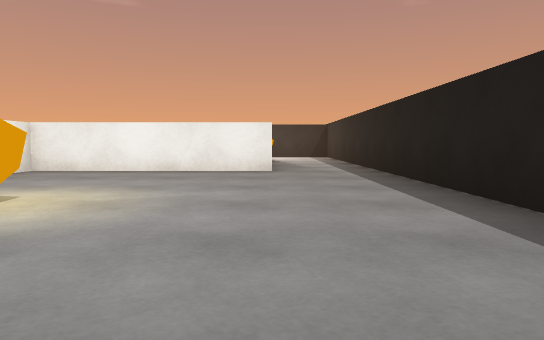
view 1 (above)

24 first-person views from a walk through a scene from a Unity 3-D project. The camera is 0.58 m above the floor, tilts 4° down and sees 70° across. The floor is counted in squares, 1 m on a side. Each view is taken from the middle of a square. On the plan, view 1 faces up. The plan holds only what a view shows up to about 10 squares ahead; the rest is blank. The player character is not drawn. Surface patterns are stand-ins for the level's own textures.

view 2
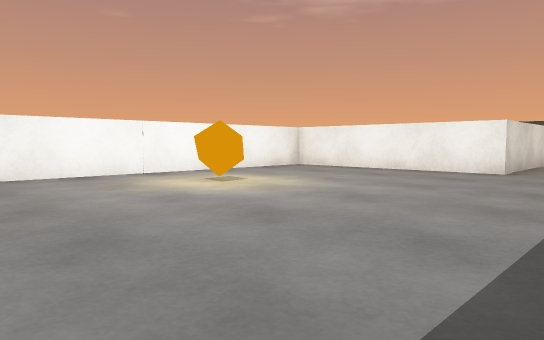

view 3
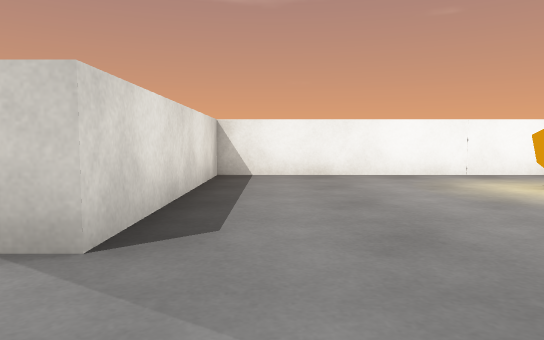

view 4
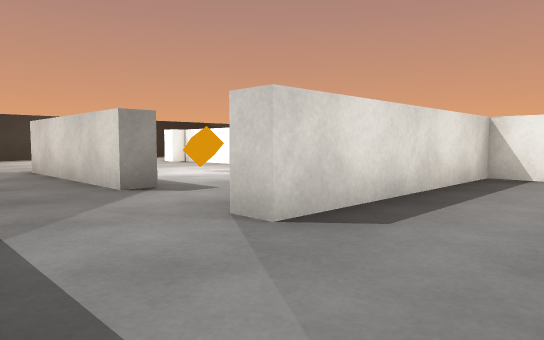

view 5
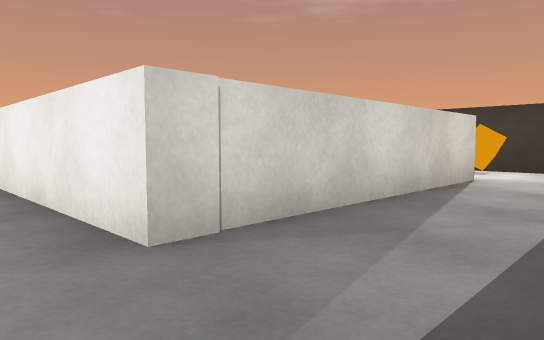

view 6
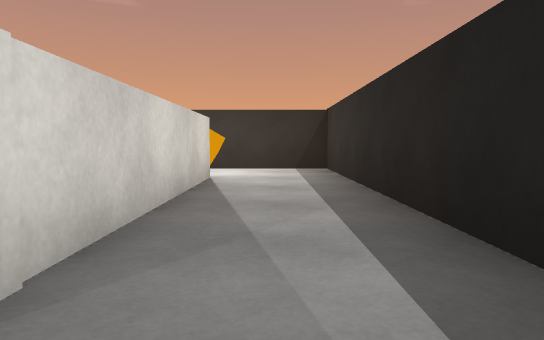

view 7
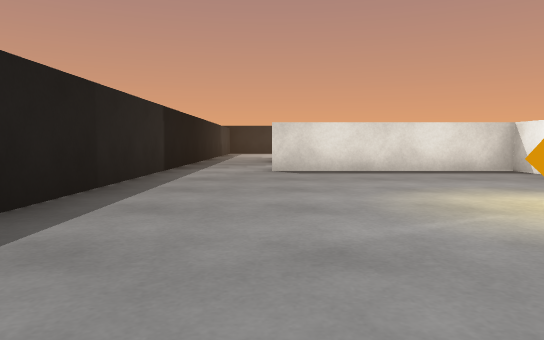

view 8
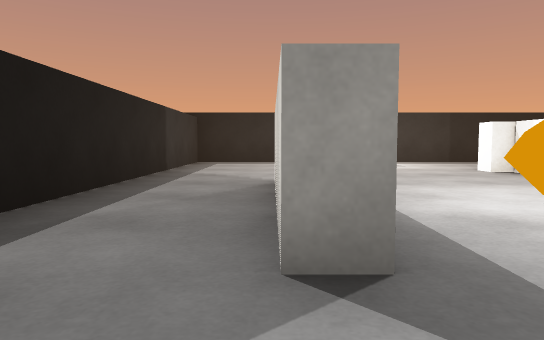

view 9
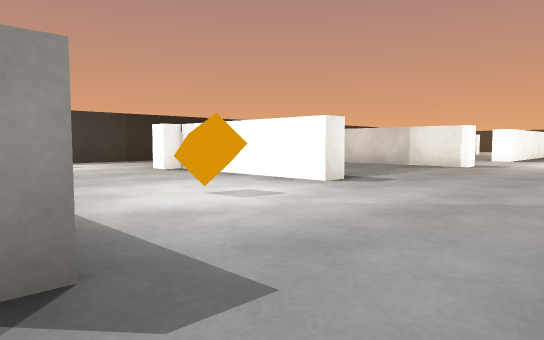

view 10
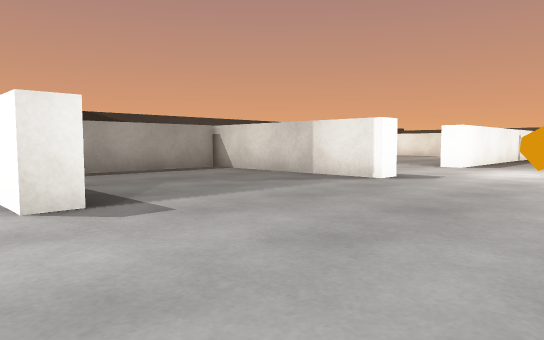

view 11
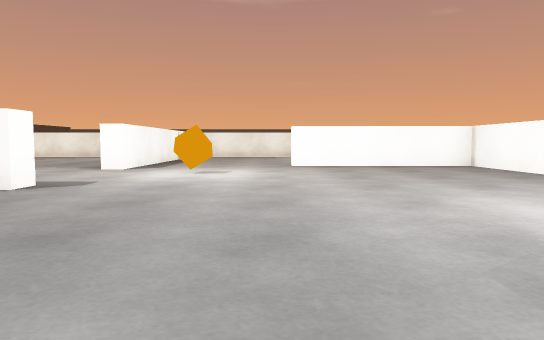

view 12
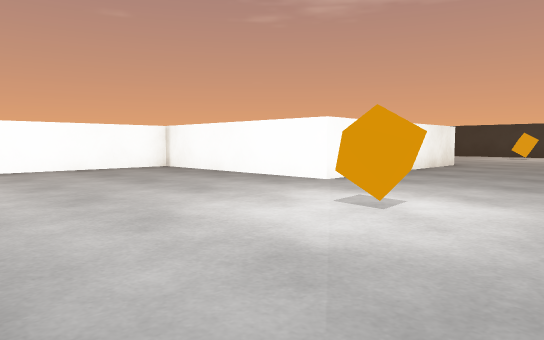

view 13
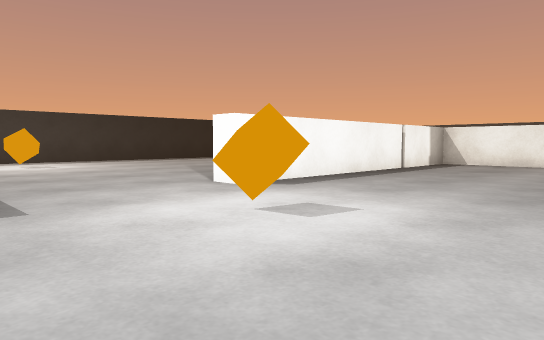

view 14
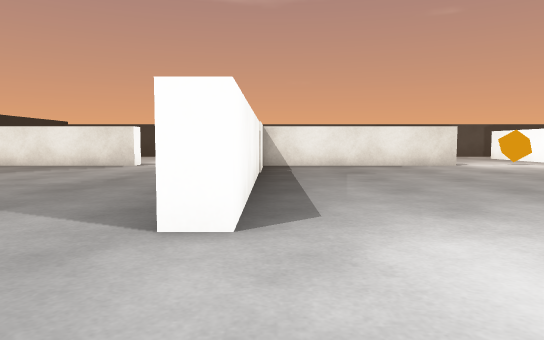

view 15
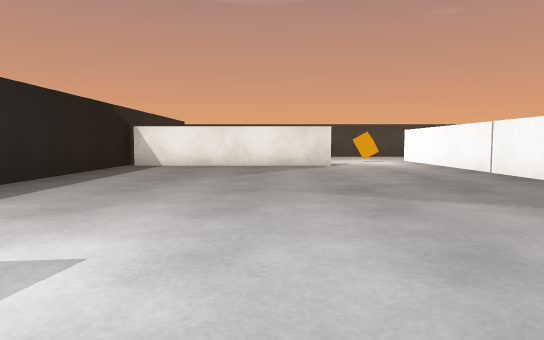

view 16
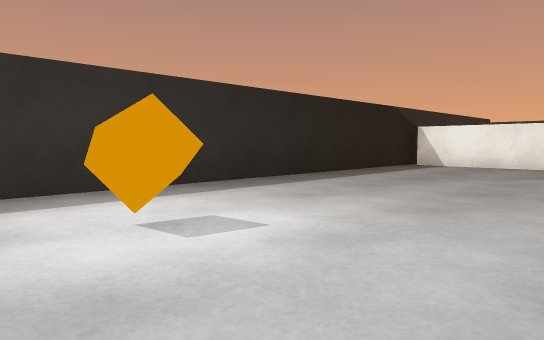

view 17
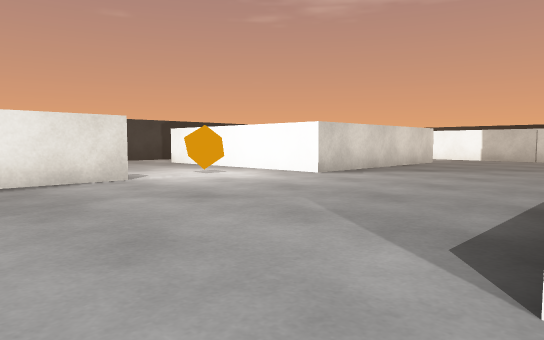

view 18
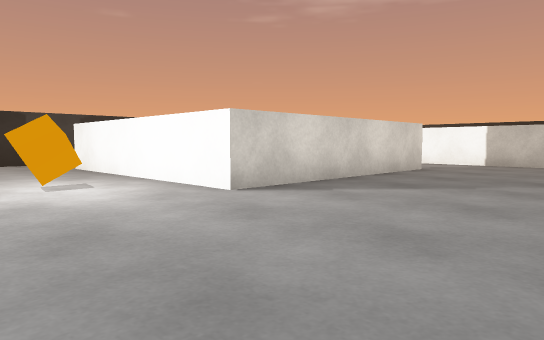

view 19
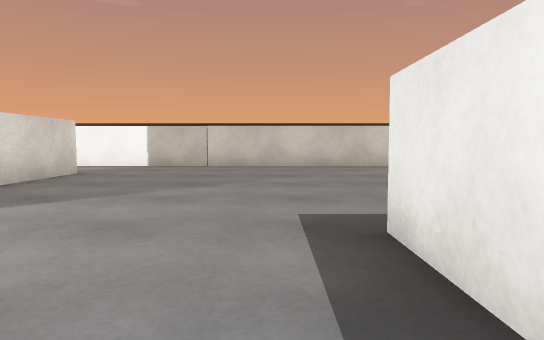

view 20
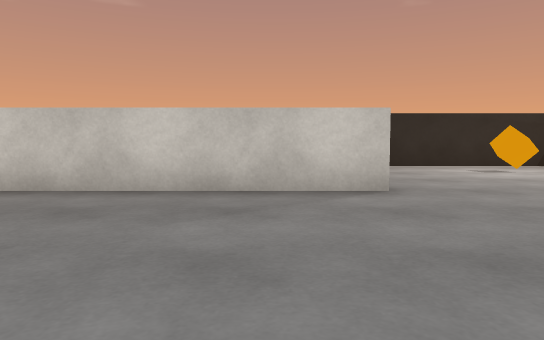

view 21
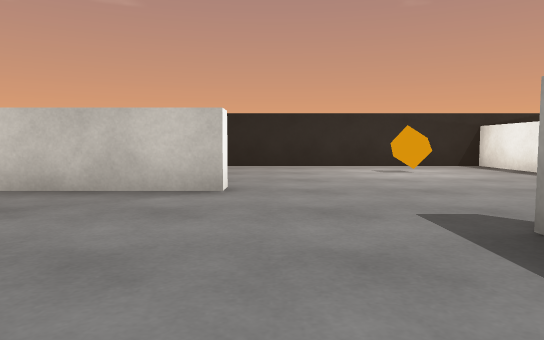

view 22
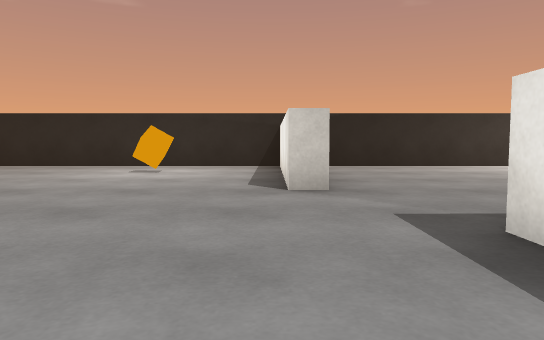

view 23
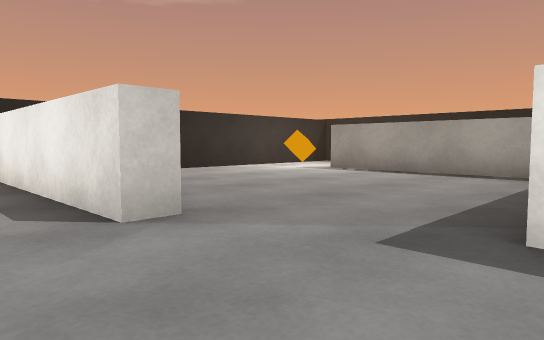

view 24
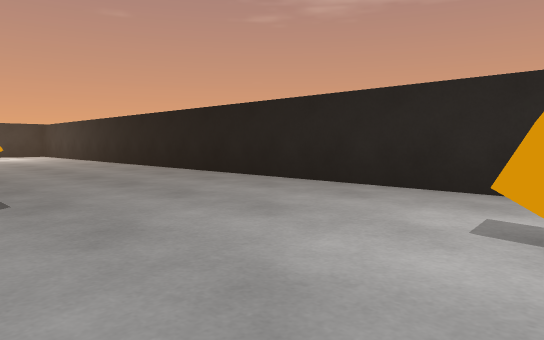

### Floor plan
Ten units are one square. View 1 is at (0, 0); x grows to the right and y downward. Boxes are objects, and circles mark ways between rooms. Rooms are numbered by the first view taken in them; rooms with no view inside come last. Other rooms are left out.
<svg viewBox="-277 -163 305 305">
<path fill="none" stroke="#000" d="M23 5 23 -158 6 -158M0 -135 0 -80 -50 -80 -50 10 0 10M-152 -20 -152 -35M-104 52 -98 52 -98 97 -66 97M-98 -35 -98 -30 -147 -30 -147 15M-170 57 -210 57M-209 2 -209 52 -135 52 -135 58M-54 56 -48 56 -48 97 -43 97 -43 102M-98 -85 -98 -61M-209 84 -209 135M-197 -85 -197 -30 -252 -30M-55 -81 -55 -86M-126 -112 -126 -106 -195 -106M-6 37 0 37 0 78M0 10 0 15M-62 -106 -68 -106 -68 -158 -185 -158M-272 -25 -272 -19M-211 137 -118 137M23 30 23 5M23 120 23 51M-5 -95 -5 -135M6 -158 -56 -158"/>
<rect x="-35" y="-45" width="10" height="10" fill="#bbb"><title>other object</title></rect>
<rect x="-215" y="-15" width="10" height="10" fill="#bbb"><title>other object</title></rect>
<rect x="-125" y="115" width="10" height="10" fill="#bbb"><title>other object</title></rect>
<rect x="-125" y="25" width="10" height="10" fill="#bbb"><title>other object</title></rect>
<rect x="-95" y="-145" width="10" height="10" fill="#bbb"><title>other object</title></rect>
<rect x="-85" y="-15" width="10" height="10" fill="#bbb"><title>other object</title></rect>
<rect x="-35" y="55" width="10" height="10" fill="#bbb"><title>other object</title></rect>
<rect x="-5" y="-155" width="10" height="10" fill="#bbb"><title>other object</title></rect>
<circle cx="15" cy="10" r="3" fill="#2a7"/>
<circle cx="0" cy="-145" r="3" fill="#2a7"/>
<circle cx="-60" cy="-93" r="3" fill="#2a7"/>
<text x="0" y="-50">1</text>
<text x="-130" y="10">2</text>
<text x="-30" y="-120">3</text>
</svg>
Room 1 opens to room 2. Room 1 opens to room 3. Room 2 opens to room 3.

Where each view was taken, in squares from view 1:
view 1: 0 up, 0 right, facing up
view 2: 0 up, 2 right, facing up-left
view 3: 0 up, 2 right, facing left
view 4: 1 up, 2 right, facing down-left
view 5: 7 up, 2 right, facing up-left
view 6: 7 up, 1 right, facing up
view 7: 7 up, 0 right, facing down
view 8: 2 down, 0 right, facing down
view 9: 2 down, 0 right, facing down-left
view 10: 2 down, 4 left, facing down-left
view 11: 2 down, 5 left, facing left
view 12: 2 down, 6 left, facing up-left
view 13: 1 down, 10 left, facing down-left
view 14: 5 down, 11 left, facing left
view 15: 10 down, 11 left, facing left
view 16: 9 down, 11 left, facing down-left
view 17: 3 down, 15 left, facing up-left
view 18: 0 up, 16 left, facing up-left
view 19: 1 up, 16 left, facing up
view 20: 6 up, 14 left, facing up
view 21: 6 up, 12 left, facing up
view 22: 6 up, 7 left, facing up
view 23: 8 up, 8 left, facing up-right
view 24: 11 up, 9 left, facing up-left
